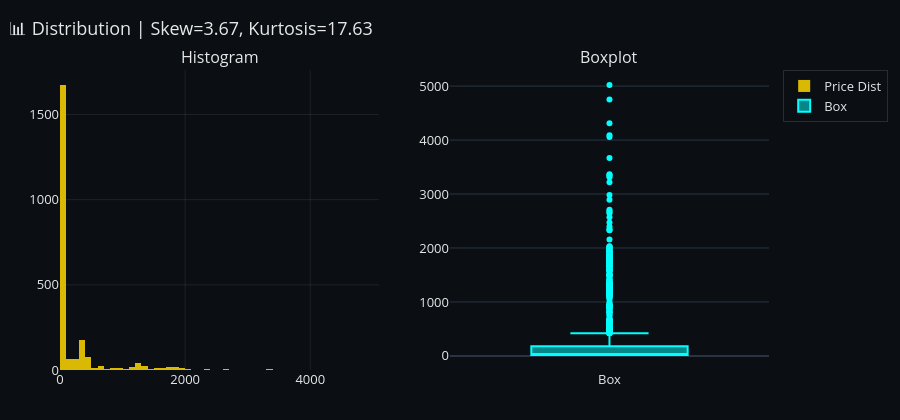

This figure's notebook cell:
### Markdown cell above
2.3 📊 Distribution: histogram + KDE proxy + boxplot + skew/kurtosis

### Code cell
from scipy.stats import skew, kurtosis

sk = skew(df[target].dropna())
ku = kurtosis(df[target].dropna(), fisher=True)

fig = make_subplots(rows=1, cols=2, subplot_titles=("Histogram", "Boxplot"))
fig.add_trace(go.Histogram(x=df[target], nbinsx=80, name="Price Dist", marker_color=COL_PRICE, opacity=0.85), row=1, col=1)
fig.add_trace(go.Box(y=df[target], name="Box", marker_color=COL_TREND), row=1, col=2)
apply_dark_theme(fig, f"📊 Distribution | Skew={sk:.2f}, Kurtosis={ku:.2f}", height=420)
fig.show()

### Figure 1 — Plotly figure (JSON) as saved in the notebook; plotly's stock layout.template omitted (floating-point values rounded to 4 significant figures; data arrays with more than 128 entries replaced by an {"elided": "..."} marker saying what was removed)
{"data": [{"marker": {"color": "#FFD700"}, "name": "Price Dist", "nbinsx": 80, "opacity": 0.85, "type": "histogram", "x": {"elided": "2306 float values"}, "xaxis": "x", "yaxis": "y"}, {"marker": {"color": "#00FFFF"}, "name": "Box", "type": "box", "xaxis": "x2", "y": {"elided": "2306 float values"}, "yaxis": "y2"}], "layout": {"annotations": [{"font": {"size": 16}, "showarrow": false, "text": "Histogram", "x": 0.225, "xanchor": "center", "xref": "paper", "y": 1, "yanchor": "bottom", "yref": "paper"}, {"font": {"size": 16}, "showarrow": false, "text": "Boxplot", "x": 0.775, "xanchor": "center", "xref": "paper", "y": 1, "yanchor": "bottom", "yref": "paper"}], "font": {"color": "rgba(255,255,255,0.90)", "size": 13}, "height": 420, "legend": {"bgcolor": "rgba(0,0,0,0)", "bordercolor": "rgba(255,255,255,0.12)", "borderwidth": 1}, "margin": {"b": 50, "l": 60, "r": 40, "t": 70}, "paper_bgcolor": "#0B0F14", "plot_bgcolor": "#0B0F14", "title": {"text": "📊 Distribution | Skew=3.67, Kurtosis=17.63", "x": 0.01, "xanchor": "left"}, "xaxis": {"anchor": "y", "domain": [0, 0.45], "gridcolor": "rgba(255,255,255,0.08)", "showgrid": true, "zeroline": false}, "xaxis2": {"anchor": "y2", "domain": [0.55, 1]}, "yaxis": {"anchor": "x", "domain": [0, 1], "gridcolor": "rgba(255,255,255,0.08)", "showgrid": true, "zeroline": false}, "yaxis2": {"anchor": "x2", "domain": [0, 1]}}}
